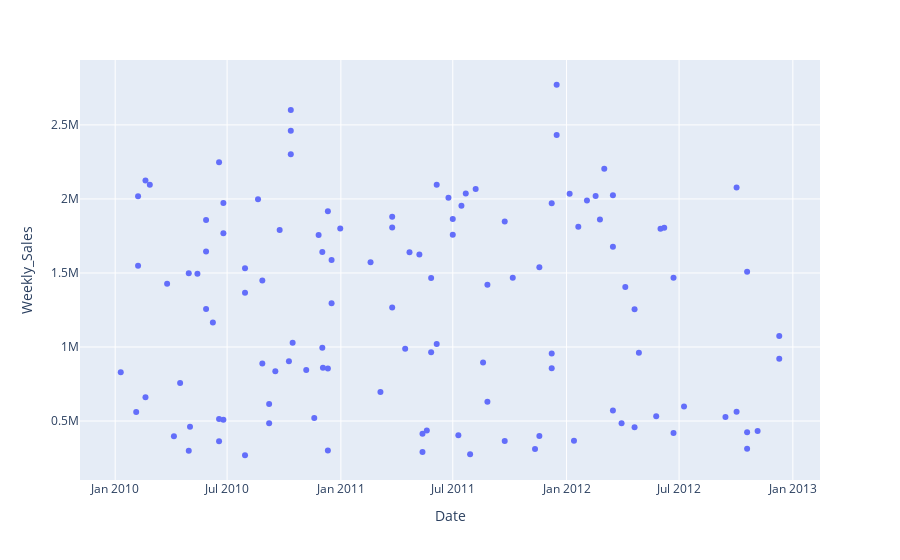
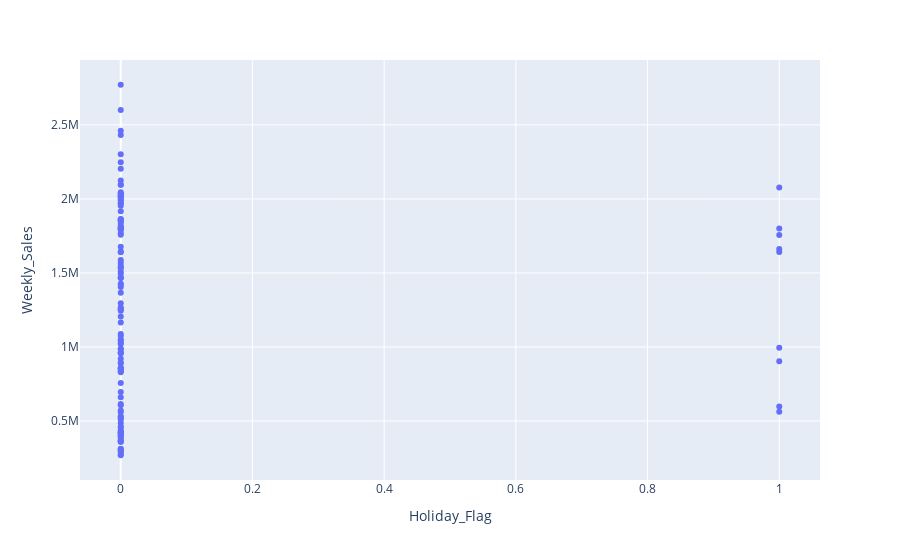
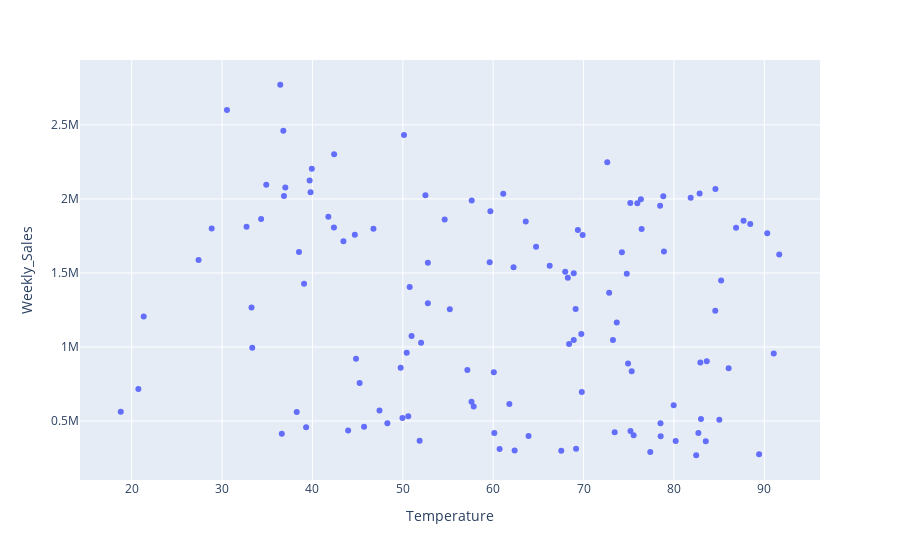
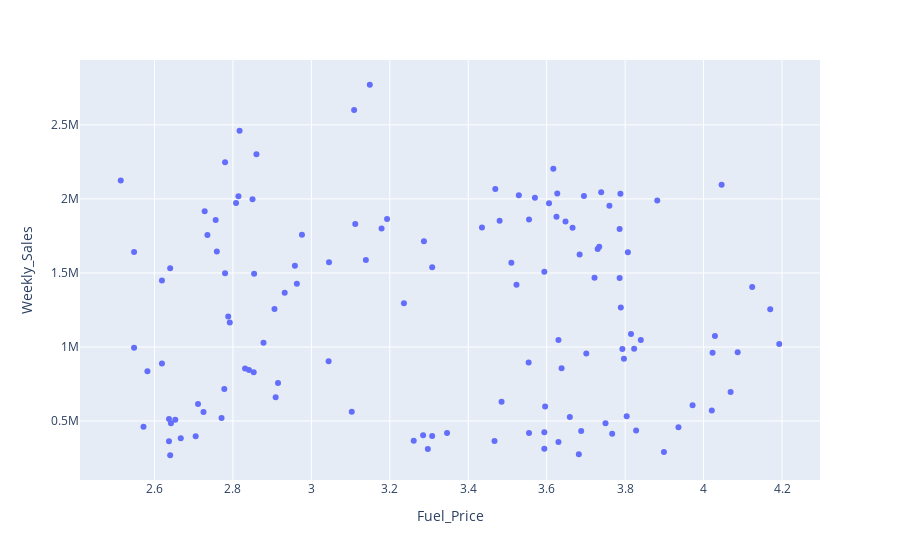

The cell these charts' notebook holds for them, in order:
### Code cell
list_features = ['Date','Holiday_Flag','Temperature','Fuel_Price','CPI', 'Unemployment']
for f in list_features:
    fig = px.scatter(dataset, x=dataset[f], y="Weekly_Sales")
    fig.show()

### Figure 1 — Plotly figure (JSON) as saved in the notebook; plotly's stock layout.template omitted (floating-point values rounded to 4 significant figures; data arrays with more than 128 entries replaced by an {"elided": "..."} marker saying what was removed)
{"data": [{"hovertemplate": "Date=%{x}<br>Weekly_Sales=%{y}<extra></extra>", "legendgroup": "", "marker": {"color": "#636efa", "symbol": "circle"}, "mode": "markers", "name": "", "orientation": "v", "showlegend": false, "type": "scatter", "x": {"elided": "136 str values"}, "xaxis": "x", "y": {"elided": "136 float values"}, "yaxis": "y"}], "layout": {"legend": {"tracegroupgap": 0}, "margin": {"t": 60}, "xaxis": {"anchor": "y", "domain": [0, 1], "title": {"text": "Date"}}, "yaxis": {"anchor": "x", "domain": [0, 1], "title": {"text": "Weekly_Sales"}}}}

### Figure 2 — Plotly figure (JSON) as saved in the notebook; plotly's stock layout.template omitted (floating-point values rounded to 4 significant figures; data arrays with more than 128 entries replaced by an {"elided": "..."} marker saying what was removed)
{"data": [{"hovertemplate": "Holiday_Flag=%{x}<br>Weekly_Sales=%{y}<extra></extra>", "legendgroup": "", "marker": {"color": "#636efa", "symbol": "circle"}, "mode": "markers", "name": "", "orientation": "v", "showlegend": false, "type": "scatter", "x": {"elided": "136 int values"}, "xaxis": "x", "y": {"elided": "136 float values"}, "yaxis": "y"}], "layout": {"legend": {"tracegroupgap": 0}, "margin": {"t": 60}, "xaxis": {"anchor": "y", "domain": [0, 1], "title": {"text": "Holiday_Flag"}}, "yaxis": {"anchor": "x", "domain": [0, 1], "title": {"text": "Weekly_Sales"}}}}

### Figure 3 — Plotly figure (JSON) as saved in the notebook; plotly's stock layout.template omitted (floating-point values rounded to 4 significant figures; data arrays with more than 128 entries replaced by an {"elided": "..."} marker saying what was removed)
{"data": [{"hovertemplate": "Temperature=%{x}<br>Weekly_Sales=%{y}<extra></extra>", "legendgroup": "", "marker": {"color": "#636efa", "symbol": "circle"}, "mode": "markers", "name": "", "orientation": "v", "showlegend": false, "type": "scatter", "x": {"elided": "136 float values"}, "xaxis": "x", "y": {"elided": "136 float values"}, "yaxis": "y"}], "layout": {"legend": {"tracegroupgap": 0}, "margin": {"t": 60}, "xaxis": {"anchor": "y", "domain": [0, 1], "title": {"text": "Temperature"}}, "yaxis": {"anchor": "x", "domain": [0, 1], "title": {"text": "Weekly_Sales"}}}}

### Figure 4 — Plotly figure (JSON) as saved in the notebook; plotly's stock layout.template omitted (floating-point values rounded to 4 significant figures; data arrays with more than 128 entries replaced by an {"elided": "..."} marker saying what was removed)
{"data": [{"hovertemplate": "Fuel_Price=%{x}<br>Weekly_Sales=%{y}<extra></extra>", "legendgroup": "", "marker": {"color": "#636efa", "symbol": "circle"}, "mode": "markers", "name": "", "orientation": "v", "showlegend": false, "type": "scatter", "x": {"elided": "136 float values"}, "xaxis": "x", "y": {"elided": "136 float values"}, "yaxis": "y"}], "layout": {"legend": {"tracegroupgap": 0}, "margin": {"t": 60}, "xaxis": {"anchor": "y", "domain": [0, 1], "title": {"text": "Fuel_Price"}}, "yaxis": {"anchor": "x", "domain": [0, 1], "title": {"text": "Weekly_Sales"}}}}
